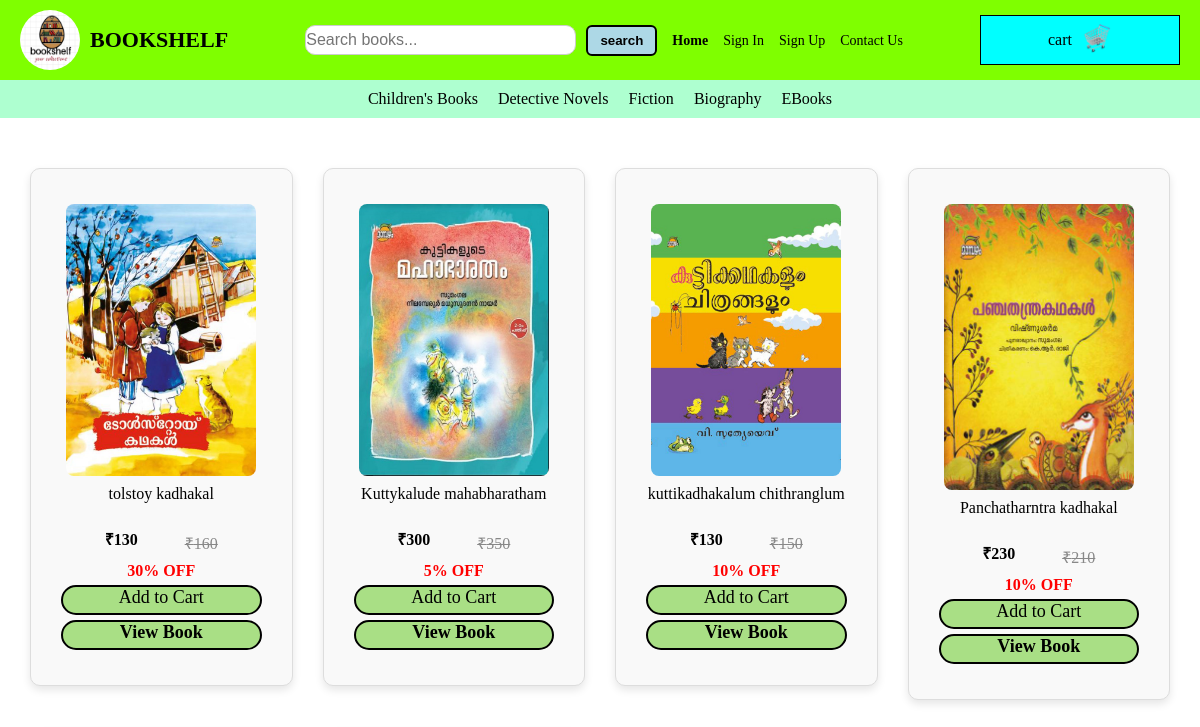
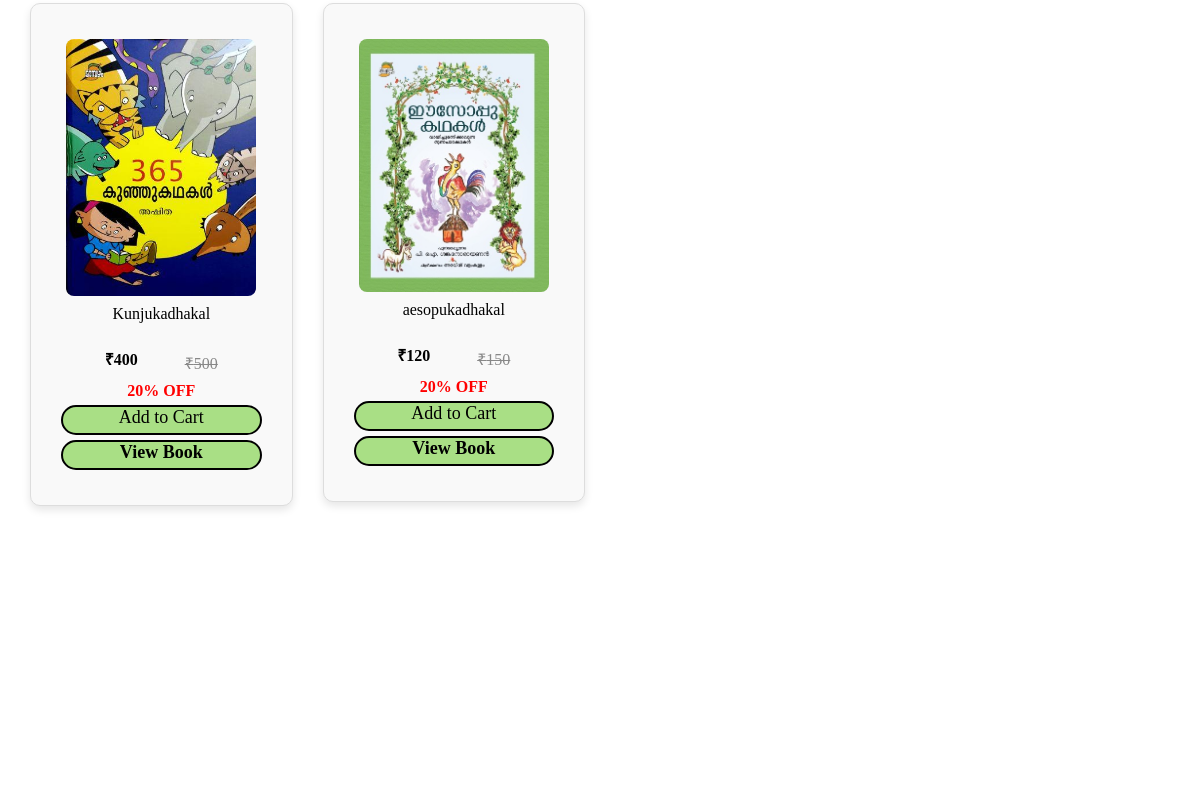
Before: /mlmchild (upper part) with the older database file (2 pictures, top to bottom).
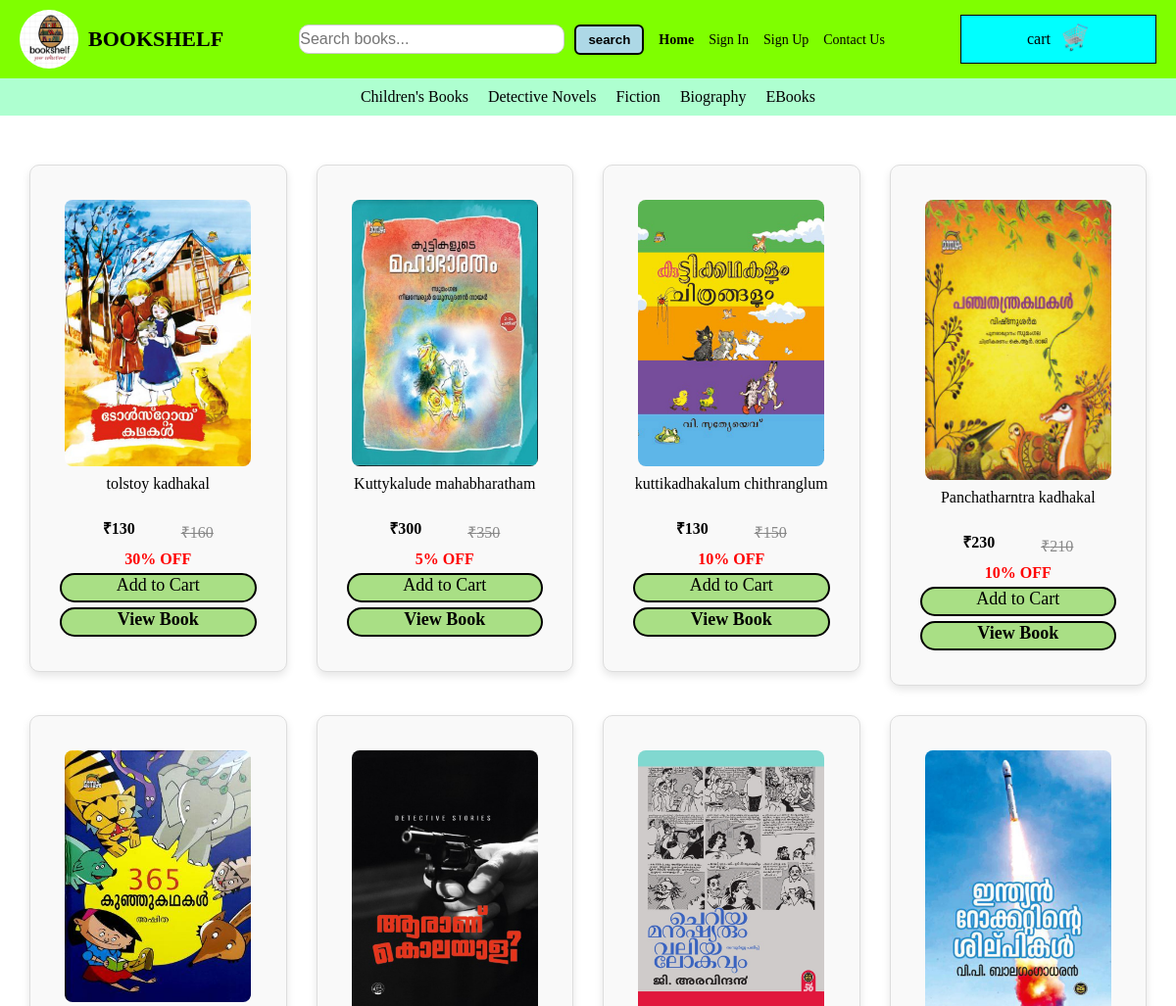
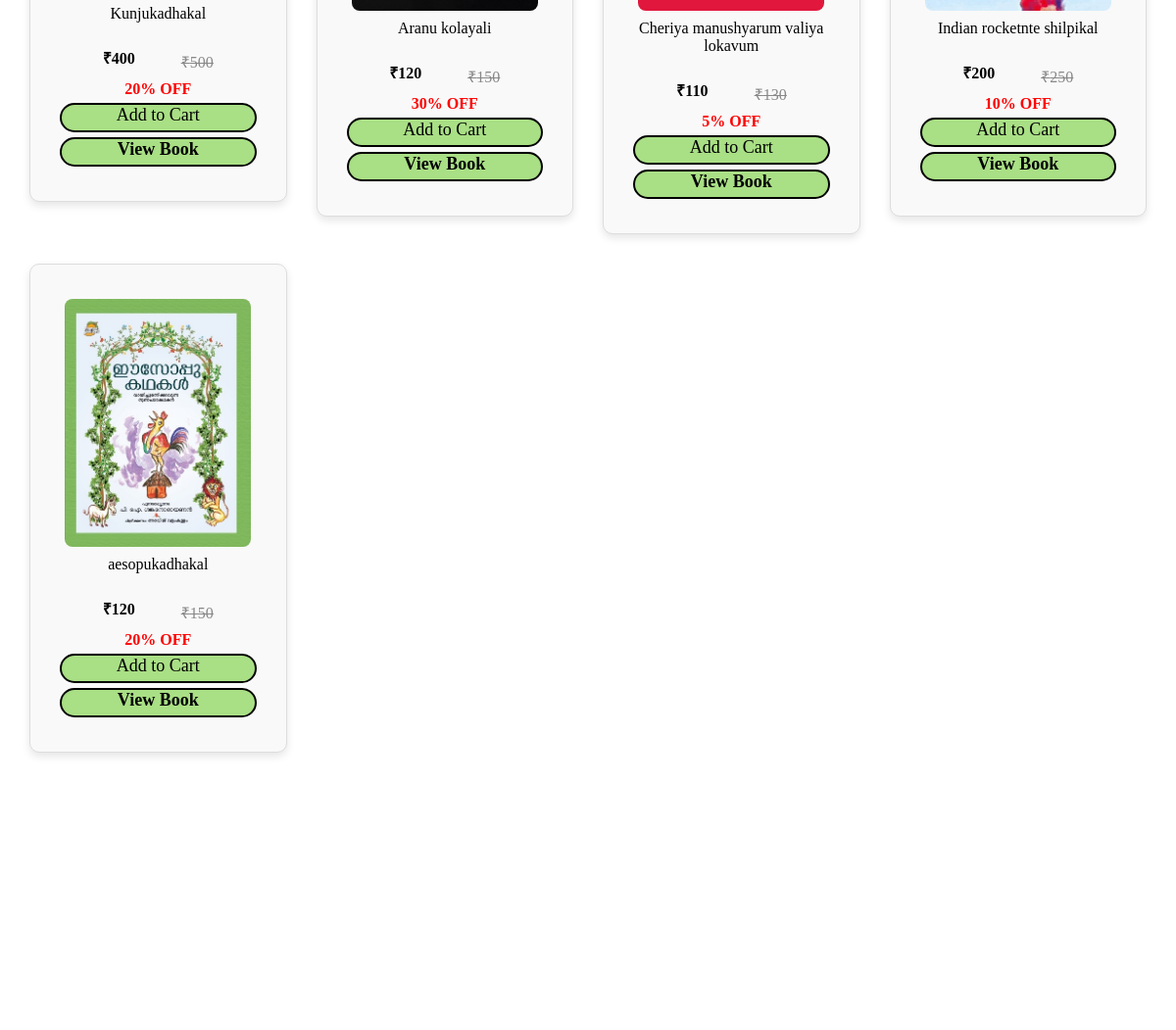
After: the same page with the newer database file (2 pictures, top to bottom).
### APP/models.py (models this page shows)
class Add(models.Model):
    doc=models.FileField()
    lname=models.ForeignKey(Language,on_delete=models.CASCADE)
    cname=models.ForeignKey(Category,on_delete=models.CASCADE)
    name=models.TextField()
    price=models.IntegerField()
    oldprice=models.IntegerField()
    discount=models.IntegerField()

### APP/views.py (the view)
# urls.py: path('mlmchild',views.mlmchildbook),
def mlmchildbook(request):
        data=Add.objects.filter(cname__cname="Children's Books",lname__lname="Malayalam")
        print(data)
        return render(request,'mlm_childbook.html',{'data':data})

### templates/mlm_childbook.html (shortened to what this page needs)
<!DOCTYPE html>
<html lang="en">
<head>
    {% load static %}
    <link rel="stylesheet" href="{%static 'css/mlm_books.css' %}">
</head>
<body>
    <div class="main">
        <div class="nav">
            <div class="logo">
                <img src="{% static 'images/logo.png'%}" height="60px" width="60px" alt="" style="border-radius:70%;">
                <h3>BOOKSHELF</h3>
            </div>
        <div class="search">
        <form method="get" action="../index" style="display: flex; align-items: center;">
        <input type="text" name="q" list="recent-searches" placeholder="Search books..."  value="{{ request.GET.q|default:'' }}"   class="search-input">
        <button type="submit"  aria-label="Search" class="search-btn">search</button>
    </form>
</div>
<div class="list">
            <ul type="none">
                <li><a href="../index" class="page">Home</a></li>
                {% if user.is_authenticated %}
                <li><a href=""><img src="{% static 'images/profileicon.png' %}" ></a>
                <li><a href="../logout">Sign Out</a></li>
                <li><a href="">Contact Us</a></li>
                <li><a href="{% url 'user_order_view'%}">Orders</a></li>
                </ul>
                {% else %}
                <li><a href="../">Sign In</a></li>
                <li><a href="../register">Sign Up</a></li>
                <li><a href="">Contact Us</a></li>
                </ul>
                {% endif %}
                </div>
        <div class="cart">
            <p>cart</p>
            <a href="../cart"><img src="{% static 'images/carticon.png' %}"></a>
             </div>
                </div>
    <div class="nav2">
        <div class="list2">
                <a href="../mlmchild ">Children's Books</a>
                <a href="../mlmdetective">Detective Novels </a>
                <a href="../mlmfiction">Fiction</a>
                <a href="../mlmbiography">Biography</a>
                <a href="../mlmebook">EBooks</a>
    </div>
    </div>
        <div class="out">
        <div class="upload" >
            {% for i in data %}
            <div class="output">
                <p><a href=""><img src="{{i.doc.url}}"></a></p>
                <p>{{i.name}}</p>
                <p class="price">₹{{i.price}}</p>
                <p class="old"><del>₹{{ i.oldprice }}</del></p>
                <p class="dis">{{i.discount}}% OFF</p>
          <p class="view"><a href="../addcart/{{i.id}}" style="text-decoration:none;color:black;font-size:18px;">Add to Cart</a></p>
                <p class="view"><a href="../bookdetails/{{i.id}}" style="text-decoration:none;color:black;font-size:18px;">View Book</a></p>
            </div>
            {% endfor %}
        </div>
        </div>
        </div>
</body>
</html>

Changed rows visible on the page:
now on this page (row edited): Add: doc (picture), name "Aranu kolayali", price "120", oldprice "150", discount "30"
now on this page (row edited): Add: doc (picture), name "Cheriya manushyarum valiya lokavum", price "110", oldprice "130", discount "5"
now on this page (row edited): Add: doc (picture), name "Indian rocketnte shilpikal", price "200", oldprice "250", discount "10"
